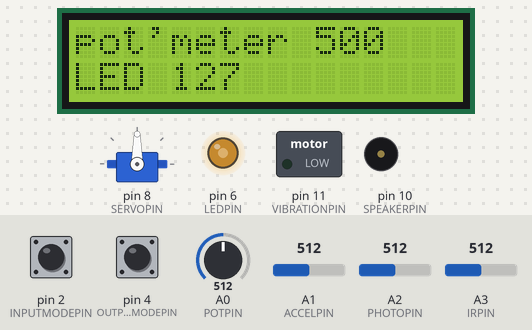
Bench run of a sketch on a simulated Arduino Uno, built with avr-gcc and run on an emulated ATmega328P. Parts: servo, 16×2 character LCD, switched loads named in the sketch (green lamp = pin HIGH), output pins drawn as LEDs (lit = HIGH), buzzer (waves = sounding). Inputs (shaded band) come from the test bench; at power-on: pin 4 (OUTPUTMODEPIN) HIGH, pin 2 (INPUTMODEPIN) HIGH, A0 (POTPIN) = 512, A1 (ACCELPIN) = 512, A2 (PHOTOPIN) = 512, A3 (IRPIN) = 512. What the sketch prints to the serial monitor is not drawn.

Above: at 1.2 s.
1.3 s: pin 4 (OUTPUTMODEPIN) pulled LOW for 1 s
At 3.6 s:
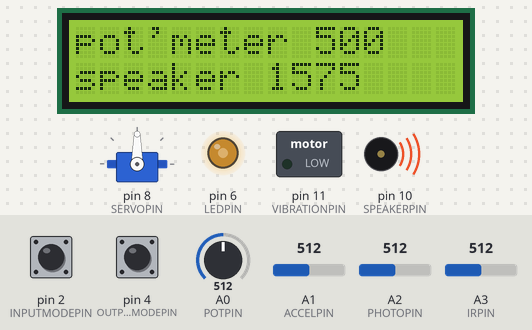
3.9 s: pin 2 (INPUTMODEPIN) pulled LOW for 3.2 s
At 8.2 s:
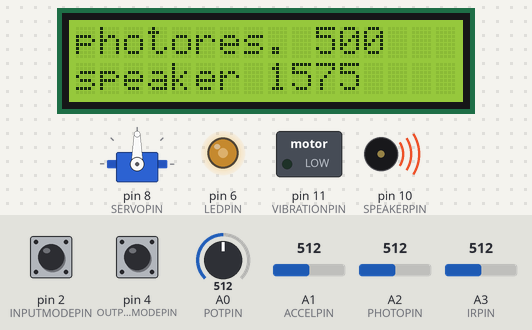
8.6 s: pin 4 (OUTPUTMODEPIN) pulled LOW for 0.15 s
At 9.2 s:
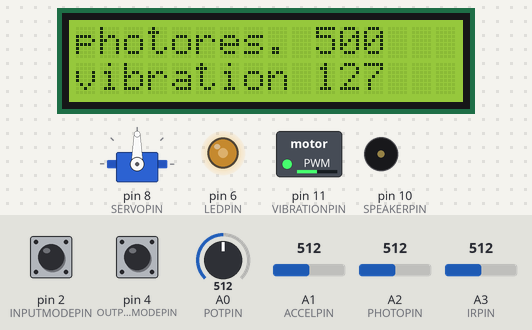
11.7 s: pin 2 (INPUTMODEPIN) pulled LOW for 0.15 s
At 12.7 s:
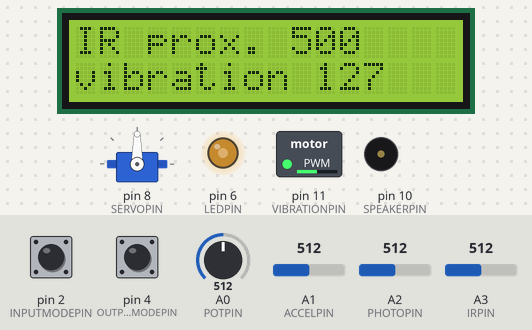
14.8 s: pin 4 (OUTPUTMODEPIN) pulled LOW for 3.2 s
At 19.2 s:
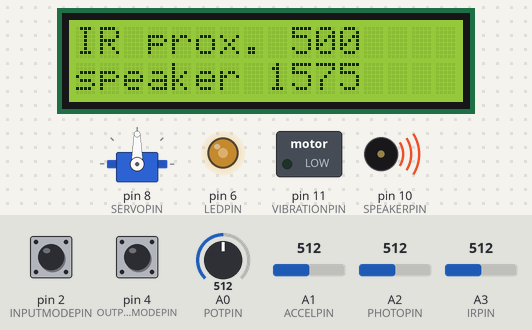
19.5 s: pin 2 (INPUTMODEPIN) pulled LOW for 1 s
At 20.08 s:
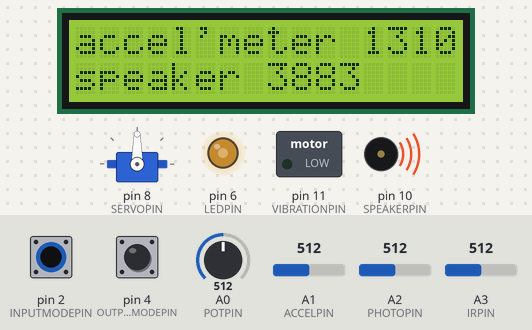
Timing chart, 0 to 22.5 s (numbered marks = the images above; inputs shaded):
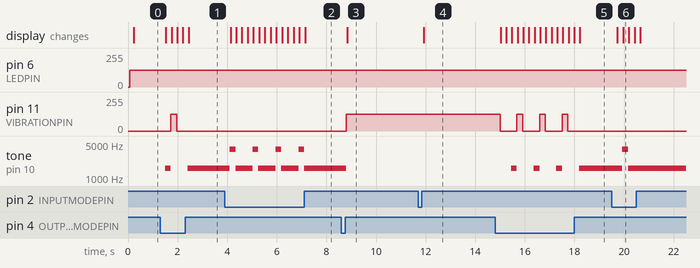

Measured:
- after the input at 1.3 s, pin 11 (VIBRATIONPIN): 0/255 → 127/255 after 0.43 s, → 0/255 0.23 s later; tone on pin 10 (SPEAKERPIN): silent → 1575 Hz after 0.20 s, → silent 0.23 s later, → 1575 Hz 0.69 s later; the display: changes after 0.23 s (image 1)
- after the input at 3.9 s, tone on pin 10 (SPEAKERPIN): alternates 3883 Hz for 0.23 s and 1575 Hz for 0.69 s, 8 changes in all, then stays 1575 Hz, starting after 0.20 s; the display: first changes after 0.23 s (image 2 shows a later state)
- after the input at 8.6 s, pin 11 (VIBRATIONPIN): 0/255 → 127/255 after 0.20 s; tone on pin 10 (SPEAKERPIN): 1575 Hz → silent after 0.20 s; the display: changes after 0.23 s (image 3)
- after the input at 11.7 s, the display: changes after 0.23 s (image 4)
- after the input at 14.8 s, pin 11 (VIBRATIONPIN): alternates 127/255 for 0.23 s and 0/255 for 0.68 s, 7 changes in all, then stays 0/255, starting after 0.20 s; tone on pin 10 (SPEAKERPIN): alternates 1575 Hz for 0.23 s and silent for 0.68 s, 7 changes in all, then stays 1575 Hz, starting after 0.65 s
- after the input at 19.5 s, tone on pin 10 (SPEAKERPIN): 1575 Hz → 3883 Hz after 0.43 s, → 1575 Hz 0.23 s later; the display: first changes after 0.23 s (image 6 shows a later state)

The sketch:

io_demo.ino
```cpp
/*
   I/O demonstration machine

   Push a button to select between inputs:
     potentiometer
     accelerometer (ADXL335 analog 3-axis)
     photoresistor
     IR proximity sensor (LTH-1550-01)

   Push a different button to select between outputs:
     hobby servomotor position
     LED brightness
     speaker pitch
     vibration motor intensity

   The selected input will drive the selected output continuously.

   Additionally, data about the selected input and outputs is written
   regularly to an LCD screen and serial monitor.

   Robert Zacharias, rzachari@andrew.cmu.edu
   Feb. 16, 2019
   released to the public domain by the author
*/

#include <Servo.h>
#include <Wire.h>
#include <LiquidCrystal_I2C.h>

// inputs
const int POTPIN = A0;
const int ACCELPIN = A1;
const int PHOTOPIN = A2;
const int IRPIN = A3;
const int INPUTMODEPIN = 2;
const int OUTPUTMODEPIN = 4;

// outputs
const int LEDPIN = 6;         // must be a PWM pin to use analogWrite
const int SERVOPIN = 8;
const int SPEAKERPIN = 10;
const int VIBRATIONPIN = 11; // must be a PWM pin to use analogWrite

// variables for timing
unsigned long serialTimer, LCDtimer;
unsigned long LONGWAIT = 500; // 500 milliseconds = 1/2 second
unsigned long SHORTWAIT = 200; // 200 milliseconds = 1/5 second

 /* Create an LCD display object called "screen" with I2C address 0x3f
    which is 16 columns wide and 2 rows tall. You can use any name you'd like. */
LiquidCrystal_I2C screen(0x3f, 16, 2);

Servo gaugeMotor;

void setup() {
  // set up pin modes
  pinMode(POTPIN, INPUT);
  pinMode(ACCELPIN, INPUT);
  pinMode(PHOTOPIN, INPUT);
  pinMode(IRPIN, INPUT);
  pinMode(INPUTMODEPIN, INPUT_PULLUP); // use INPUT_PULLUP for easier wiring
  pinMode(OUTPUTMODEPIN, INPUT_PULLUP);
  pinMode(LEDPIN, OUTPUT);
  pinMode(SPEAKERPIN, OUTPUT);
  pinMode(VIBRATIONPIN, OUTPUT);

  gaugeMotor.attach(SERVOPIN);

  screen.init();
  screen.backlight();

  Serial.begin(9600);
}

void loop() {
  // mode variables (static type so they don't reset every loop)
  static int inputMode, outputMode;

  // message variables
  static String inputName = "";
  static String outputName = "";

  // read all sensors
  int potVal = analogRead(POTPIN);
  int accelVal = analogRead(ACCELPIN);
  int photoVal = analogRead(PHOTOPIN);
  int IRVal = analogRead(IRPIN);
  // all these input values will be in range [0, 1023]

  // increment modes as per button presses
  if (digitalRead(INPUTMODEPIN) == LOW) {
    delay(200); // very simple debounce
    inputMode++;
    inputMode %= 4; // wrap back to 0 if at 4
  }
  if (digitalRead(OUTPUTMODEPIN) == LOW) {
    delay(200); // very simple debounce
    outputMode++;
    outputMode %= 4; // wrap back to 0 if at 4
  }

  // read selected input into the master input variable
  // scaled 0 to 1000
  static int inVal;
  switch (inputMode) {
    case 0: // potentiometer input
      inVal = map(potVal, 0, 1023, 0, 1000);
      inputName = "pot'meter";
      break;
    case 1: // accelerometer input
      // the device only really runs in a small range normally
      inVal = map(accelVal, 250, 450, 0, 1000);
      inputName = "accel'meter";
      break;
    case 2: // photoresistor input
      inVal = map(photoVal, 0, 1023, 0, 1000);
      inputName = "photores.";
      break;
    case 3: // IR proximity sensor input
    default:
      inVal = map(IRVal, 0, 1023, 0, 1000);
      inputName = "IR prox.";
      break;
  }

  // variable to hold calculated output value
  int outVal;

  // drive selected output with appropriate value
  switch (outputMode) {
    case 0: // LED output
      noTone(SPEAKERPIN); // turn off speaker (if on)
      analogWrite(VIBRATIONPIN, 0); // turn off motor (if on)
      outVal = map(inVal, 0, 1000, 0, 255);
      analogWrite(LEDPIN, outVal);
      outputName = "LED";
      break;
    case 1: // speaker output
      analogWrite(VIBRATIONPIN, 0); // turn off motor (if on)
      outVal = map(inVal, 0, 1000, 150, 3000);
      tone(SPEAKERPIN, outVal);
      outputName = "speaker";
      break;
    case 2: // vibration output
      noTone(SPEAKERPIN);
      outVal = map(inVal, 0, 1000, 0, 255);
      analogWrite(VIBRATIONPIN, outVal);
      outputName = "vibration";
      break;
    case 3: // servo output
    default:
      noTone(SPEAKERPIN);
      analogWrite(VIBRATIONPIN, 0); // turn off motor (if on)
      outVal = map(inVal, 0, 1000, 10, 170);
      gaugeMotor.write(outVal);
      outputName = "servo";
      break;
  }

  // report serial feedback every LONGWAIT milliseconds
  if (millis() - serialTimer >= LONGWAIT) {
    Serial.println((String)"input: " + inputName + ", value = " + inVal + \
                   ";\t output: " + outputName + ", value = " + outVal);

    serialTimer = millis(); // reset the timer to the current time
  }

  // report LCD data every SHORTWAIT milliseconds
  if (millis() - LCDtimer >= SHORTWAIT){
    screen.clear();
    screen.home();
    screen.print(inputName + " " + inVal);
    screen.setCursor(0,1);
    screen.print(outputName + " " + outVal);

    LCDtimer = millis();
  }

}
```
